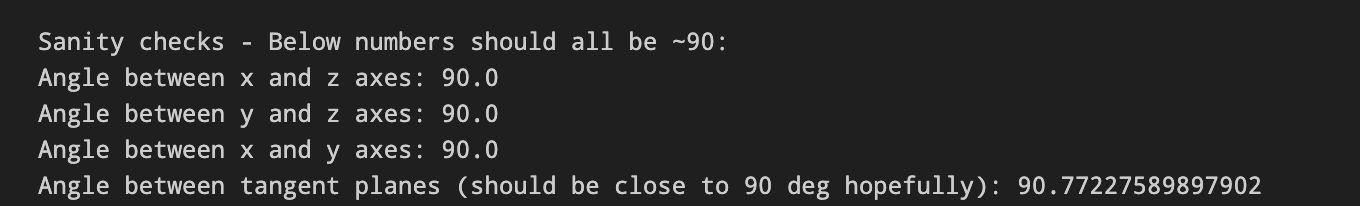
#> input picture imgs/angles.png, 1360 x 206 px; its folder holds only this picture in this run
$ python -i im_proc.py   (imports and definitions only)   (older library calls are emulated)
#> lines starting #> are read from the running program, lines starting #| are printed output that depends on the picture; after the words box and inside, x2 and y2 are one past the last pixel; in counts of white or black regions, pixels touching at a corner belong together
### localization.py
"""
Functions for 3D localization using the stereo camera system
"""

import cv2 as cv
import numpy as np
from scipy import linalg
import matplotlib.pyplot as plt
import matplotlib.colors as colors
from mpl_toolkits.mplot3d import Axes3D

# ########################
# VISUALIZATION GLOBALS
# ########################
rgb_colors = {}
for name, hex in colors.cnames.items():
    rgb = colors.to_rgb(hex)
    if rgb[0]*255 + rgb[1]*255+ rgb[2]*255 > 600: # ignore very light colors
        continue
    rgb_colors[name] = rgb
#> further down, picture is the input picture: shape (206, 1360, 3); min 31, max 204, mean 41.3
colors_list = np.array(list(rgb_colors.values()))
colors_names = np.array(list(rgb_colors.keys()))
color_indices = np.arange(len(colors_list))
np.random.shuffle(color_indices)  # shuffle colors to avoid similar shades next to each other
colors_list = [(int(255*c[2]), int(255*c[1]), int(255*c[0])) for c in colors_list[color_indices]] # invert to match OpenCV's BGR format with matplotlib names
colors_names = colors_names[color_indices]

# ########################
# TRIANGULATION
# ########################
# [242 lines left out: functions DLT, triangulate, depth_map_from_disparity, point_depth_from_disparity, visualize_box_results, not called in this run]

### im_proc.py
"""
Utility functions for image processing, including selection of test points
in the stereo camera set up and contour detection for the laser spot
"""

from stereo_calibration import undistort
from localization import colors_list

import cv2
import numpy as np
import os

def get_brightest_contour(frame, contour_area_threshold = float('inf'), otsu_adjustment = -10):
    # get contours
#> called with contour_area_threshold = inf, otsu_adjustment = -10
    gray = cv2.cvtColor(frame, cv2.COLOR_BGR2GRAY)
    blurred = cv2.GaussianBlur(gray, (5, 5), 0)
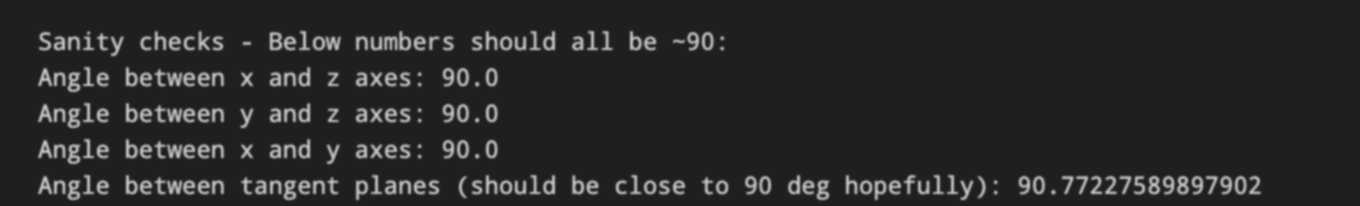
#> blurred: shape (206, 1360); min 31, max 195, mean 41.3
    otsu_ret, _ = cv2.threshold(blurred, 0, 255, cv2.THRESH_BINARY + cv2.THRESH_OTSU)
#> otsu_ret = 83
    _, thresh = cv2.threshold(blurred, otsu_ret + otsu_adjustment, 255, cv2.THRESH_BINARY)
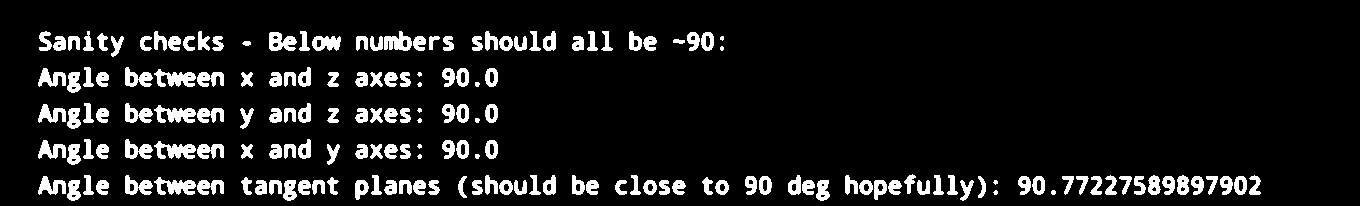
#> thresh: shape (206, 1360); 9.4% white; 174 white regions (10 under 20 px)
    contours, _ = cv2.findContours(thresh, cv2.RETR_EXTERNAL, cv2.CHAIN_APPROX_SIMPLE)
#> contours = 174 contours, 14 with area under 20; largest, box (x1, y1, x2, y2) and area: (154, 177, 196, 195) 361, (154, 141, 196, 159) 361, (154, 105, 196, 123) 361, (154, 69, 196, 87) 361, (269, 32, 297, 51) 334

    # remove any that are too large
    filtered_contours = []
    for contour in contours:
        area = cv2.contourArea(contour)
        if contour_area_threshold is not None:
            if area > contour_area_threshold:
                continue

        mask = np.zeros(gray.shape, np.uint8) # get brightness
        cv2.drawContours(mask, [contour], -1, 255, -1)
        mean_brightness = cv2.mean(gray, mask=mask)[0]
        x, y, w, h = cv2.boundingRect(contour)
        """
        Contour object, modeling all contours as a circle

        contour_obj = {
            center : x, y (ints)
            radius : int
            brightness : int
            area = : int
        }
        """
        contour_obj     = {
            "center" : (int(x+(w/2)), int(y+(h/2))),
            "radius" : int(((w / 2) + (h/2)) / 2),
            "brightness" : mean_brightness,
            "area" : area
        }
        filtered_contours.append(contour_obj)
#> this loop made 174 passes
#> (area, mean_brightness, x, y, w, h) on passes 4 to 6: (111.5, 142.5, 960, 180, 14, 21), (102, 138.9, 917, 180, 13, 15), (120.5, 137.3, 888, 180, 14, 15)
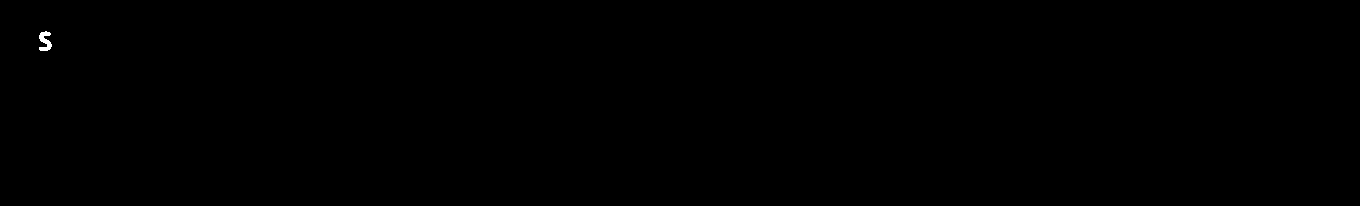
#> mask: shape (206, 1360); 0.06% white; 1 white region, box (x1, y1, x2, y2) and area: (39, 31, 52, 51) 157
#> after the loop, filtered_contours = 174 items

    if filtered_contours == []:
        return None

    # get the brightest blob
    target = max(filtered_contours, key=lambda x: x["brightness"])
#> target = {'center': (477, 156), 'radius': 2, 'brightness': 148.8, 'area': 13.5}

    return target


# [70 lines left out: function select_test_correspondences, not called in this run]

>>> import cv2
>>> picture = cv2.imread('imgs/angles.png')
>>> result = get_brightest_contour(picture)
#> result has the same summary as target in get_brightest_contour
